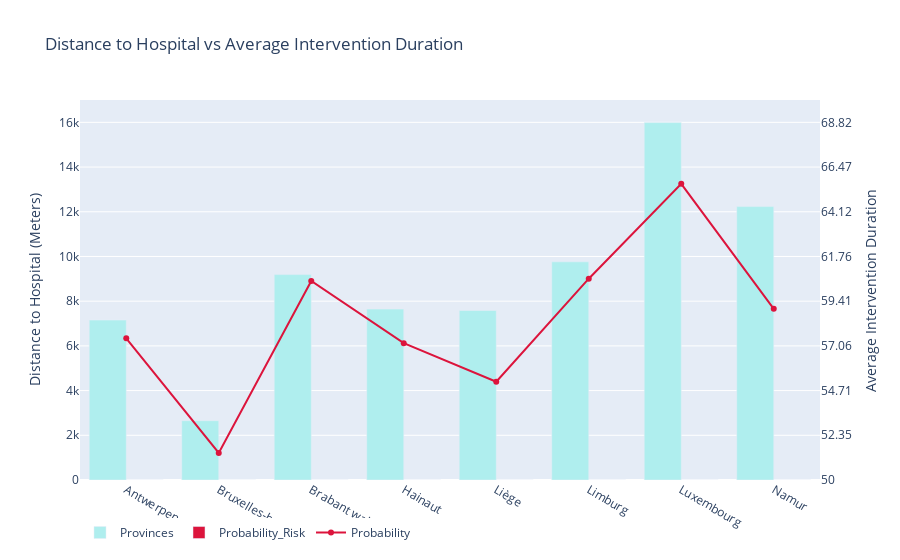

The notebook cell saved with this chart:
### Code cell
fig = go.Figure(
    data=go.Bar(
        x=area_provinces_risk["province_cap"],
        y=area_provinces_risk["Calculated Distance destination"],
        name="Provinces",
        marker=dict(color="paleturquoise"),

    )
)

fig.add_trace(
    go.Bar(
        x=area_provinces_risk["province_cap"],
        y=area_provinces_risk["Probability_Risk"],
        name="Probability_Risk",
        marker=dict(color="crimson"),
    )
)


# fig.add_trace(
#     go.Scatter(
#         x=area_provinces_risk["province_cap"],
#         y=area_provinces_risk["Probability_Risk"],
#         yaxis="y2",
#         name="Probability",
#         marker=dict(color="crimson"),
#     )
# )

fig.add_trace(
    go.Scatter(
        x=area_provinces_risk["province_cap"],
        y=area_provinces_risk["Intervention duration"],
        yaxis="y2",
        name="Probability",
        marker=dict(color="crimson"),
    )
)

fig.update_layout(
    title="Distance to Hospital vs Average Intervention Duration",
    legend=dict(orientation="h"),
    yaxis=dict(
        title=dict(text="Distance to Hospital (Meters)"),
        side="left",
        range=[0, 17000],
    ),
    # yaxis2=dict(
    #     title=dict(text="Avg. Predicted Probabity of Delay"),
    #     side="right",
    #     range=[0.1, 0.45],
    #     overlaying="y",
    #     tickmode="sync",
    # ),
    yaxis2=dict(
    title=dict(text="Average Intervention Duration"),
    side="right",
    range=[50, 70],
    overlaying="y",
    tickmode="sync",
),
)

# fig.show()

### Figure 1 — Plotly figure (JSON) as saved in the notebook; plotly's stock layout.template omitted (floating-point values rounded to 4 significant figures)
{"data": [{"marker": {"color": "paleturquoise"}, "name": "Provinces", "type": "bar", "x": ["Antwerpen", "Bruxelles-brussel", "Brabant wallon", "Hainaut", "Liège", "Limburg", "Luxembourg", "Namur"], "y": [7153.0, 2653.0, 9190.0, 7645.0, 7582.0, 9759.0, 15990.0, 12230.0]}, {"marker": {"color": "crimson"}, "name": "Probability_Risk", "type": "bar", "x": ["Antwerpen", "Bruxelles-brussel", "Brabant wallon", "Hainaut", "Liège", "Limburg", "Luxembourg", "Namur"], "y": [0.2311, 0.171, 0.2717, 0.2446, 0.2388, 0.3048, 0.4152, 0.3336]}, {"marker": {"color": "crimson"}, "name": "Probability", "type": "scatter", "x": ["Antwerpen", "Bruxelles-brussel", "Brabant wallon", "Hainaut", "Liège", "Limburg", "Luxembourg", "Namur"], "y": [57.46, 51.42, 60.47, 57.2, 55.17, 60.6, 65.59, 59.01], "yaxis": "y2"}], "layout": {"legend": {"orientation": "h"}, "title": {"text": "Distance to Hospital vs Average Intervention Duration"}, "yaxis": {"range": [0, 17000], "side": "left", "title": {"text": "Distance to Hospital (Meters)"}}, "yaxis2": {"overlaying": "y", "range": [50, 70], "side": "right", "tickmode": "sync", "title": {"text": "Average Intervention Duration"}}}}
